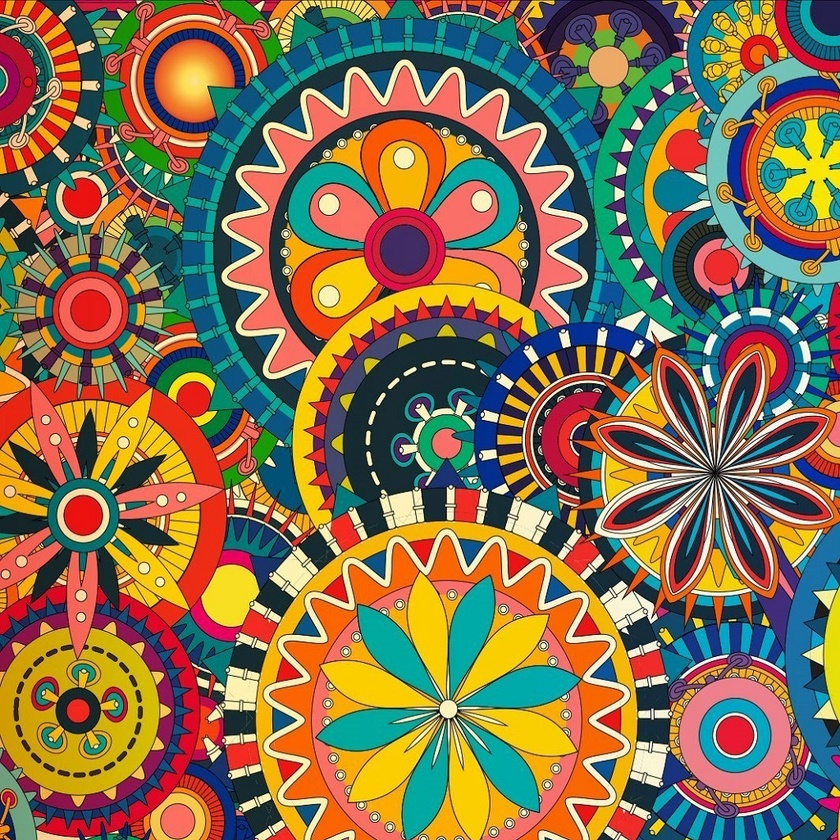
#> input picture images/hello.jpg, 840 x 840 px, shrunk from 1024 x 1024 before the run, found by its file name
$ python 3.RGB2black.py
#> lines starting #> are read from the running program, lines starting #| are printed output that depends on the picture; after the words box and inside, x2 and y2 are one past the last pixel; in counts of white or black regions, pixels touching at a corner belong together
'''Take input lena.png, display its red, green component and
blue component separately;
Binarize these component using threshold 0.3,0.2,0.4 respectively.'''

import cv2 as cv
import numpy as np

img=cv.imread("hello.jpg")
#> img is the input picture: shape (840, 840, 3); mean B, G, R 81.4, 112.2, 133
cv.imshow("color",img)

height, width, channels = img.shape
#> height = 840; width = 840; channels = 3
print(height,width,channels)
#| 840 840 3

black_img=[]
for i in range(height):
    temp=[]
    for j in range(width):
        R1,G1,B1=img[i,j]
        black_img.append(sum([0 if R1/255 <0.3 else 255,0 if G1/255 <0.2 else 255,0 if B1/255 <0.4 else 255])/3)
#> after the loop, black_img = 705600 items


cv.imshow("black",np.reshape(np.array(black_img),(height,width)))
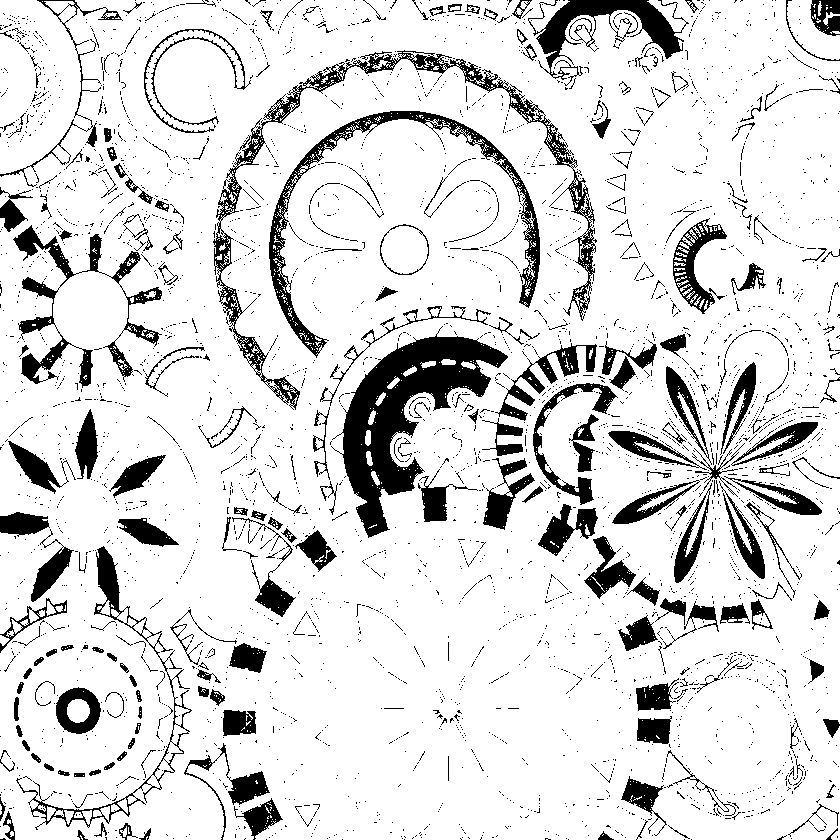
#> window 'black': shape (840, 840); 85.9% white; 3758 black regions (3489 under 20 px), largest, box (x1, y1, x2, y2) and area: (331, 326, 508, 538) 12275, (213, 50, 597, 410) 7508, (269, 111, 540, 358) 5590


cv.waitKey(0)

cv.destroyAllWindows()
